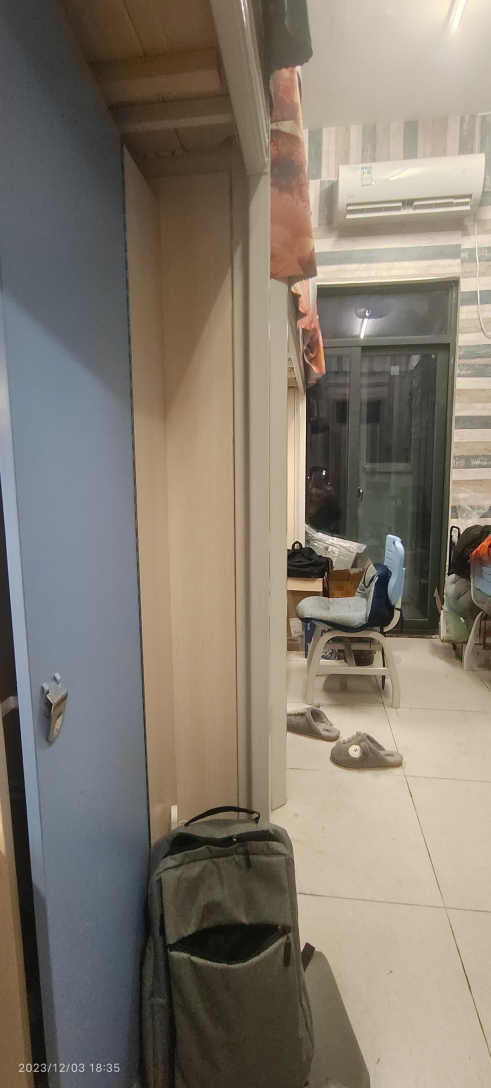
#> input picture image1-1.jpg, 1472 x 3264 px (shown at 1/3 size)
$ python -i Stitcher.py   (imports and definitions only)
#> lines starting #> are read from the running program, lines starting #| are printed output that depends on the picture
import numpy as np
import cv2


class Stitcher:

    # 拼接函数
    def stitch(self, images, ratio=0.75, reprojThresh=4.0, showMatches=False):
        # 获取输入图片
        (imageB, imageA) = images
        # 检测A、B图片的SIFT关键特征点，并计算特征描述子
        (kpsA, featuresA) = self.detectAndDescribe(imageA)
        (kpsB, featuresB) = self.detectAndDescribe(imageB)

        # 匹配两张图片的所有特征点，返回匹配结果
        M = self.matchKeypoints(kpsA, kpsB, featuresA, featuresB, ratio, reprojThresh)

        # 如果返回结果为空，没有匹配成功的特征点，退出算法
        if M is None:
            return None

        # 否则，提取匹配结果
        # H是4x4视角变换矩阵
        (matches, H, status) = M
        # 将图片A进行视角变换，result是变换后图片
        result = cv2.warpPerspective(imageA, H, (imageA.shape[1] + imageB.shape[1], imageA.shape[0]))
        #self.cv_show('result', result)
        # 将图片B传入result图片最左端
        result[0:imageB.shape[0], 0:imageB.shape[1]] = imageB
        #self.cv_show('result', result)
        # 检测是否需要显示图片匹配
        if showMatches:
            # 生成匹配图片
            vis = self.drawMatches(imageA, imageB, kpsA, kpsB, matches, status)
            # 返回结果
            return (result, vis)

        # 返回匹配结果
        return result

    # [68 lines left out: functions cv_show, detectAndDescribe, matchKeypoints, drawMatches, not called in this run]

>>> import cv2
>>> picture = cv2.imread('image1-1.jpg', cv2.IMREAD_GRAYSCALE)
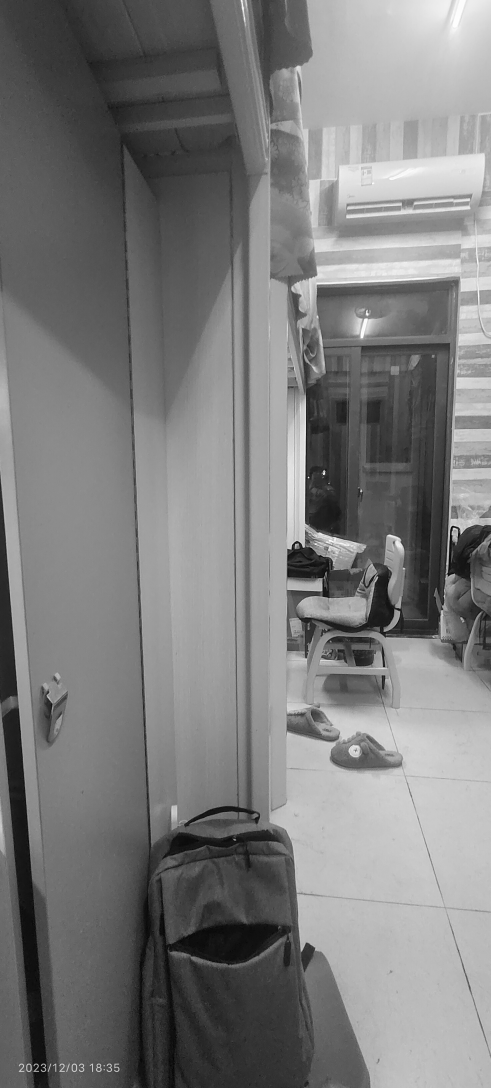
#> picture: shape (3264, 1472) (shown at 1/3 size); min 0, max 255, mean 123.6
>>> result = Stitcher().stitch(picture)
#> (the run stopped early here; a loop or call above may not have finished)

$ run again, on image1-2.jpg
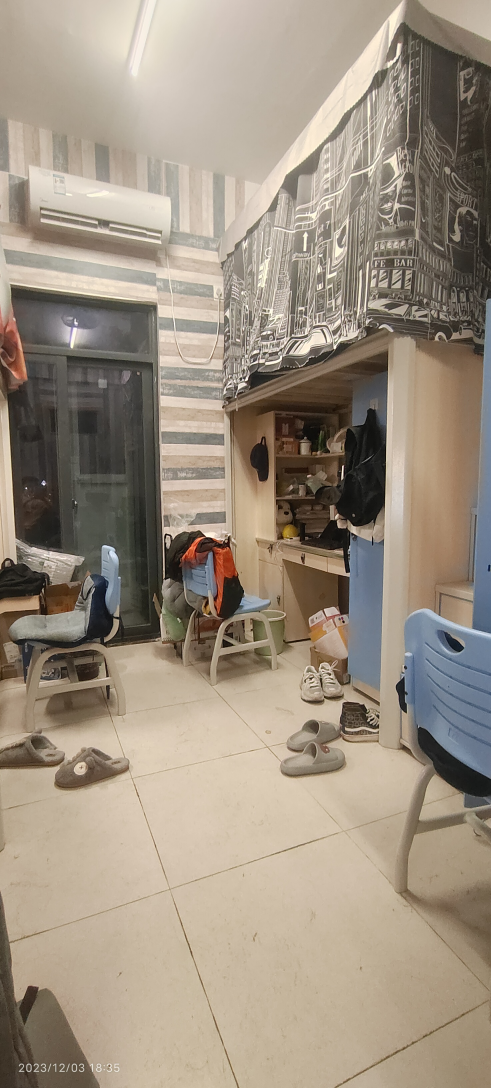
#> input picture image1-2.jpg, 1472 x 3264 px (shown at 1/3 size)
#> `picture = cv2.imread('image1-1.jpg', cv2.IMREAD_GRAYSCALE)`:
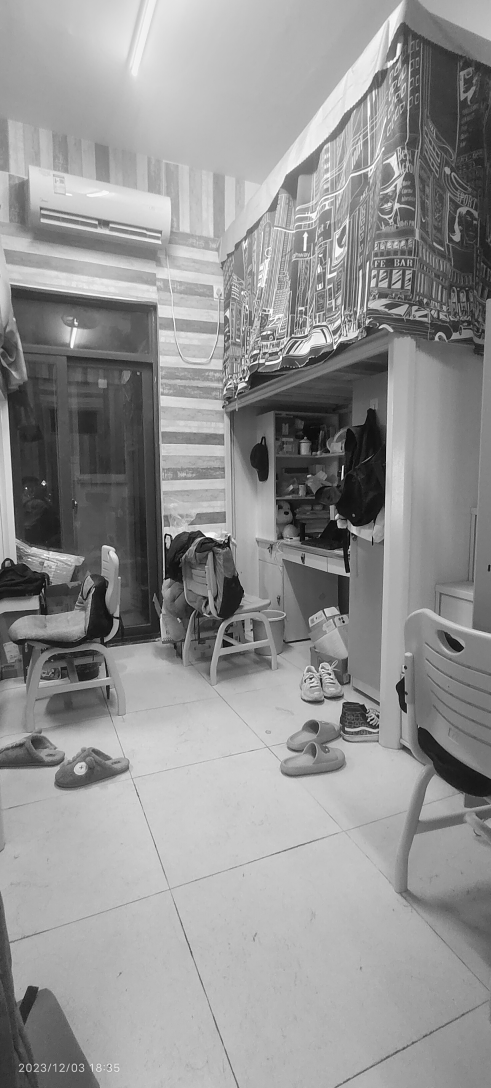
#> picture: shape (3264, 1472) (shown at 1/3 size); min 0, max 255, mean 146.8

$ run again, on image1-3.jpg
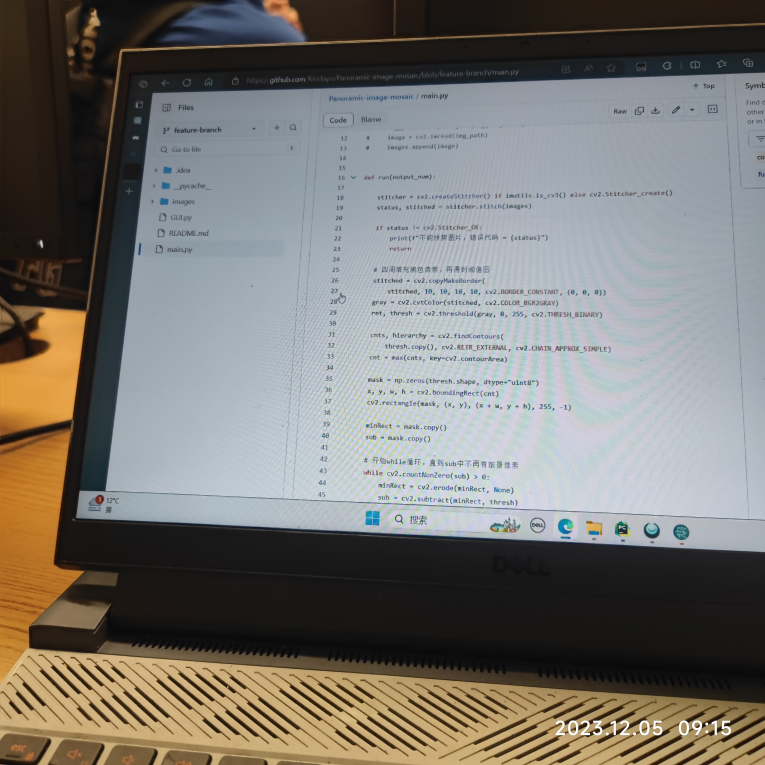
#> input picture image1-3.jpg, 3060 x 3060 px (shown at 1/4 size)
#> `picture = cv2.imread('image1-1.jpg', cv2.IMREAD_GRAYSCALE)`:
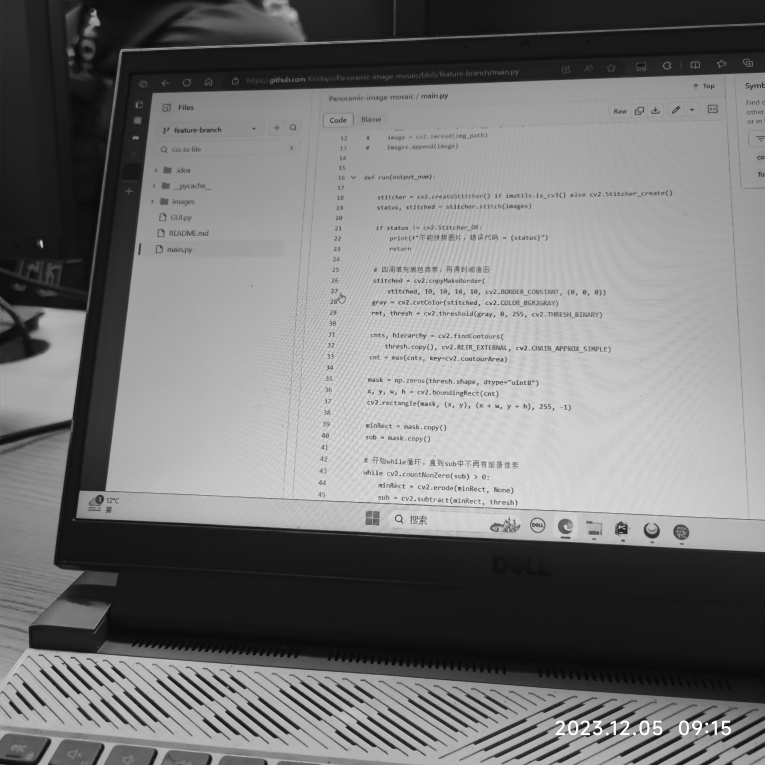
#> picture: shape (3060, 3060) (shown at 1/4 size); min 0, max 255, mean 118.4

$ run again, on image1-4.jpg
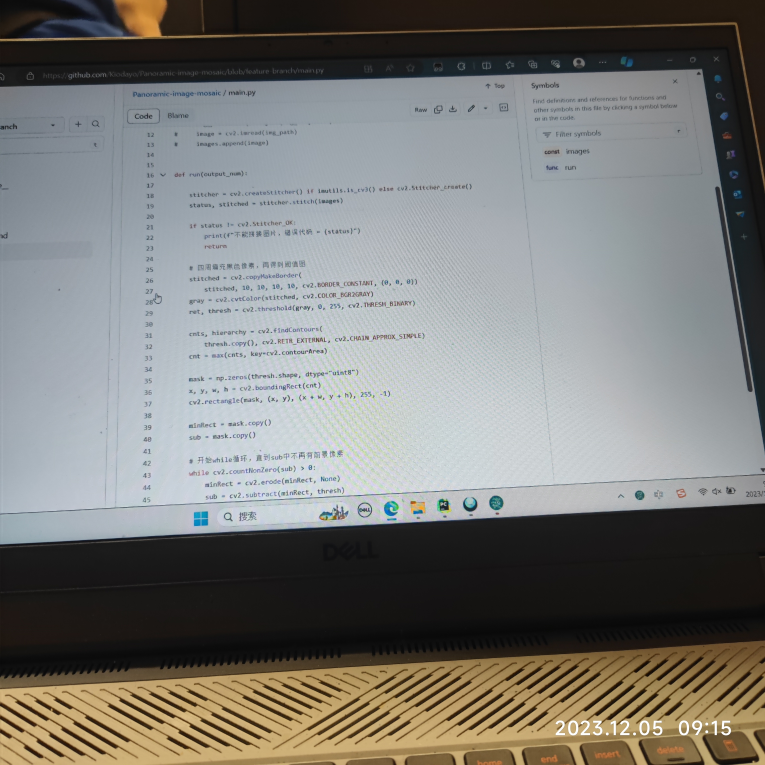
#> input picture image1-4.jpg, 3060 x 3060 px (shown at 1/4 size)
#> `picture = cv2.imread('image1-1.jpg', cv2.IMREAD_GRAYSCALE)`:
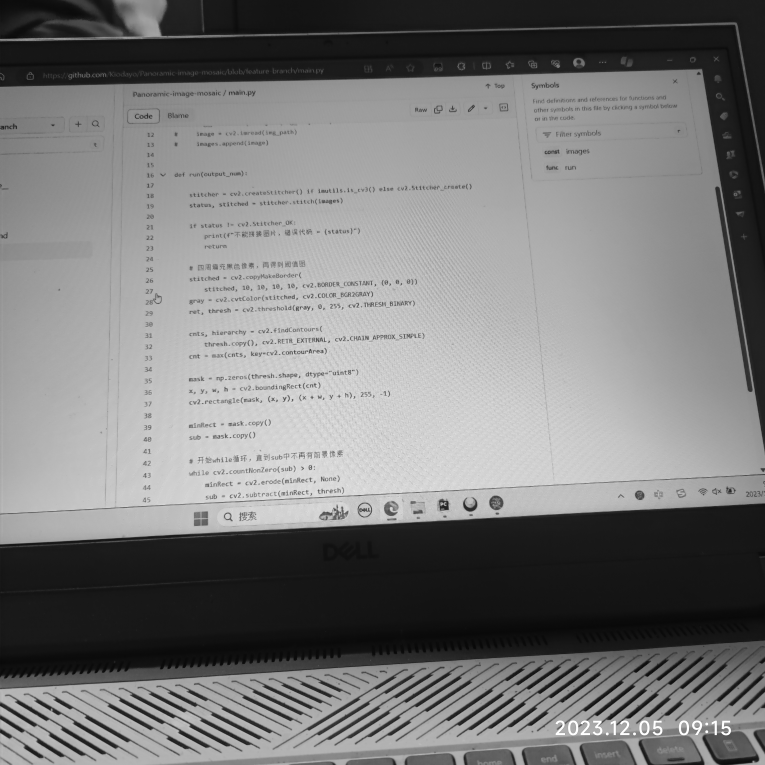
#> picture: shape (3060, 3060) (shown at 1/4 size); min 0, max 255, mean 121.7
